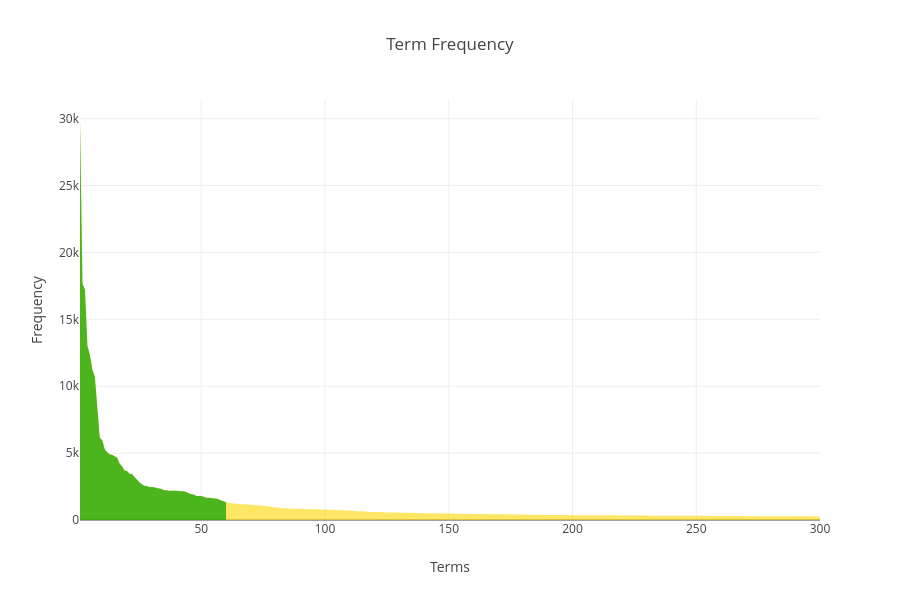

The notebook cell this image was saved under:
### Markdown cell above
### >>> **Exercise 14 (take home):** 
Additionally, you can attempt to sort the terms on the `x-axis` by frequency instead of in alphabetical order. This way the visualization is more meaninfgul and you will be able to observe the so called [long tail](https://en.wikipedia.org/wiki/Long_tail) (get familiar with this term since it will appear a lot in data mining and other statistics courses). see picture below

![alt txt](https://upload.wikimedia.org/wikipedia/commons/thumb/8/8a/Long_tail.svg/1000px-Long_tail.svg.png)

### Code cell
# Answer here
import plotly.graph_objects as go

# Assume you already have df_top (Top 300 by frequency)
# Prepare: sort by frequency (desc) and create rank
df_plot = df_top.sort_values("counts", ascending=False).reset_index(drop=True)
df_plot["rank"] = np.arange(1, len(df_plot) + 1)

# 20% cutoff (k points)
k = max(1, int(np.ceil(0.2 * len(df_plot))))

fig = go.Figure()

# Yellow area for ALL points (bottom 80% + top 20% as base)
fig.add_trace(go.Scatter(
    x=df_plot["rank"], y=df_plot["counts"],
    mode="none", fill="tozeroy",
    fillcolor="rgba(255, 215, 0, 0.6)", 
    showlegend=False   # yellow
))

# Green area overlay for TOP 20% (leftmost k points)
fig.add_trace(go.Scatter(
    x=df_plot["rank"][:k], y=df_plot["counts"][:k],
    mode="none", fill="tozeroy",
    fillcolor="rgba(0, 160, 0, 0.7)",
    showlegend=False,     # green
))

fig.update_layout(
    title="Term Frequency ",
    xaxis_title="Terms",
    yaxis_title="Frequency",
    height=600,
    template="none"
)

fig.show()

### Figure 1 — Plotly figure (JSON) as saved in the notebook; plotly's stock layout.template omitted (floating-point values rounded to 4 significant figures; data arrays with more than 128 entries replaced by an {"elided": "..."} marker saying what was removed)
{"data": [{"fill": "tozeroy", "fillcolor": "rgba(255, 215, 0, 0.6)", "mode": "none", "showlegend": false, "type": "scatter", "x": {"elided": "300 int values"}, "y": {"elided": "300 int values"}}, {"fill": "tozeroy", "fillcolor": "rgba(0, 160, 0, 0.7)", "mode": "none", "showlegend": false, "type": "scatter", "x": [1, 2, 3, 4, 5, 6, 7, 8, 9, 10, 11, 12, 13, 14, 15, 16, 17, 18, 19, 20, 21, 22, 23, 24, 25, 26, 27, 28, 29, 30, 31, 32, 33, 34, 35, 36, 37, 38, 39, 40, 41, 42, 43, 44, 45, 46, 47, 48, 49, 50, 51, 52, 53, 54, 55, 56, 57, 58, 59, 60], "y": [29825, 17660, 17222, 13017, 12343, 11226, 10723, 8447, 6157, 5962, 5285, 5063, 4898, 4877, 4769, 4675, 4218, 4015, 3709, 3655, 3453, 3432, 3208, 3020, 2818, 2674, 2556, 2548, 2472, 2464, 2448, 2393, 2353, 2312, 2232, 2216, 2193, 2192, 2191, 2186, 2172, 2148, 2143, 2093, 2000, 1925, 1912, 1802, 1793, 1791, 1742, 1671, 1669, 1645, 1604, 1599, 1543, 1453, 1400, 1318]}], "layout": {"height": 600, "title": {"text": "Term Frequency "}, "xaxis": {"title": {"text": "Terms"}}, "yaxis": {"title": {"text": "Frequency"}}}}
